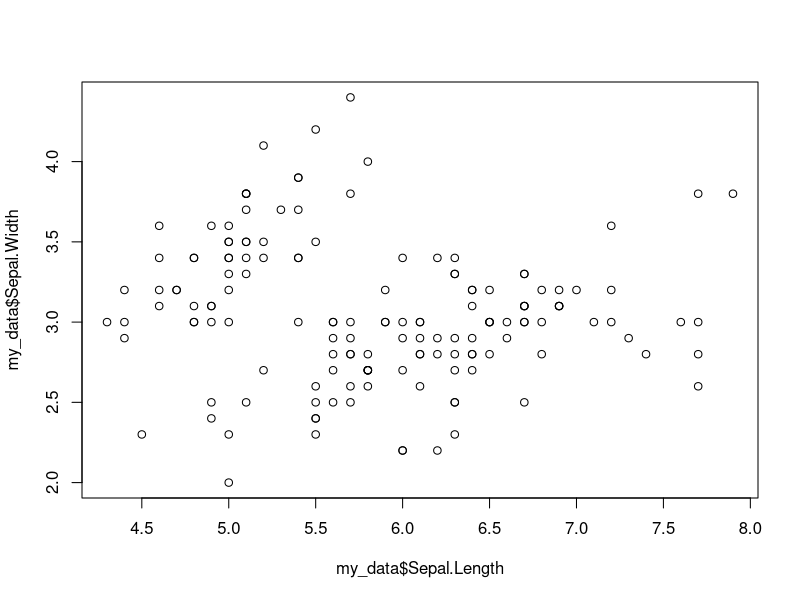
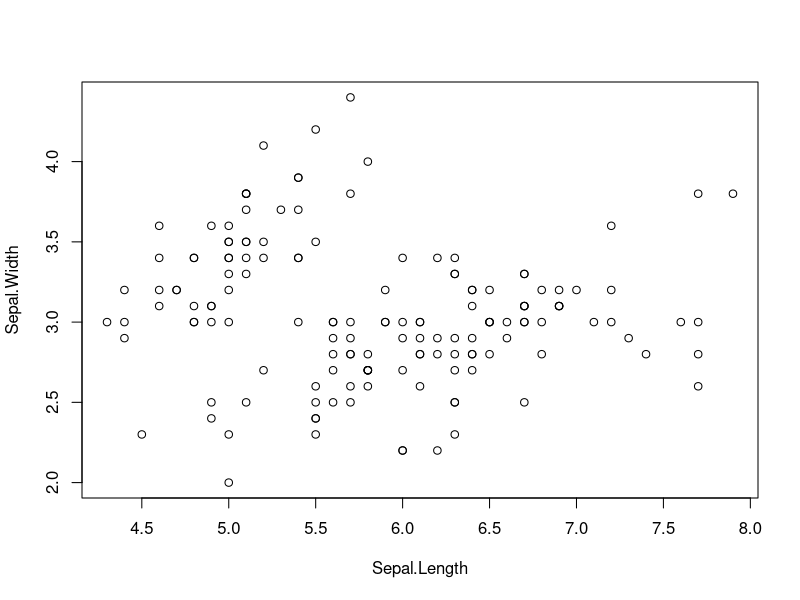
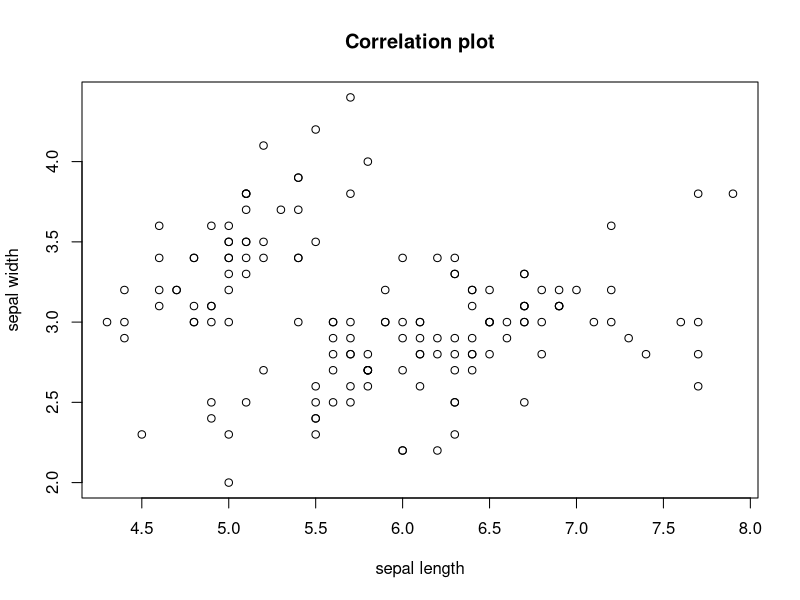
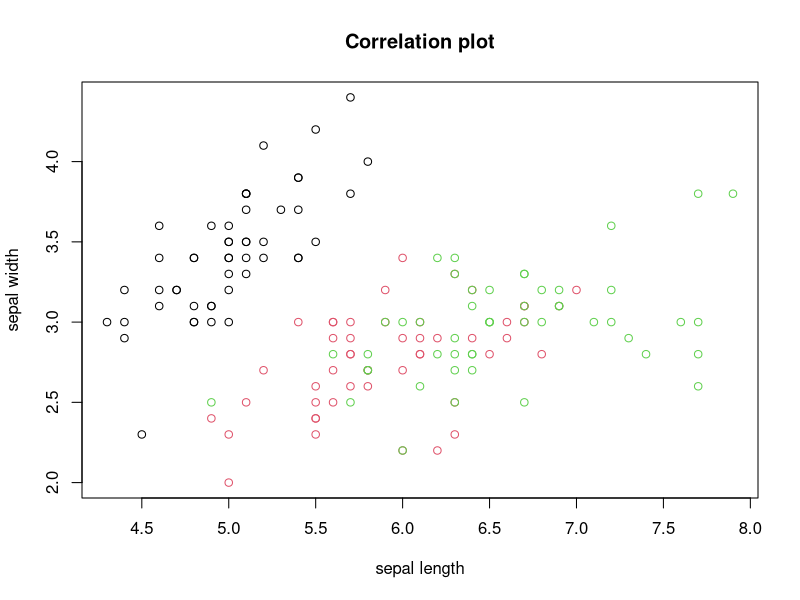
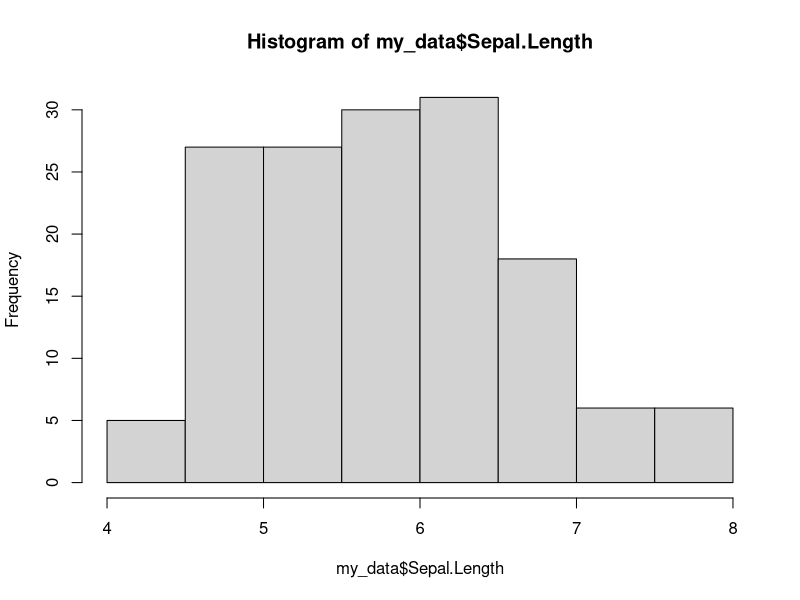
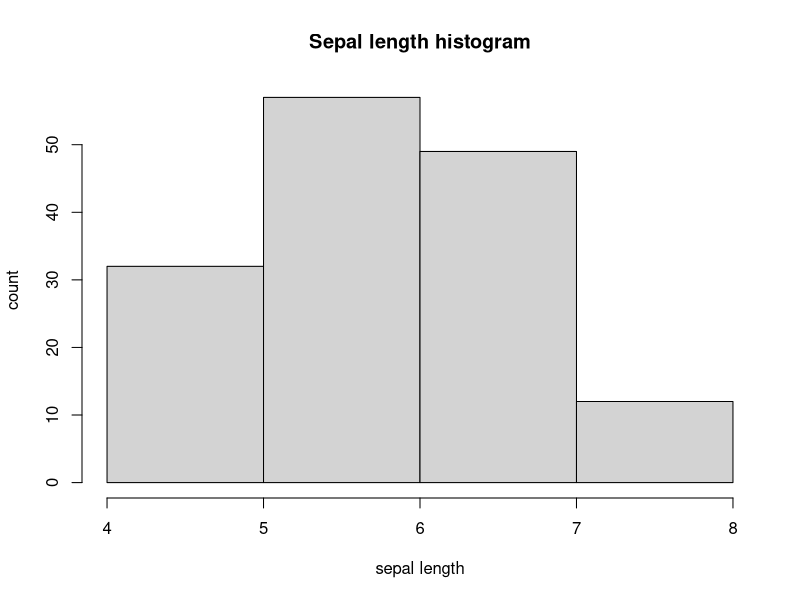
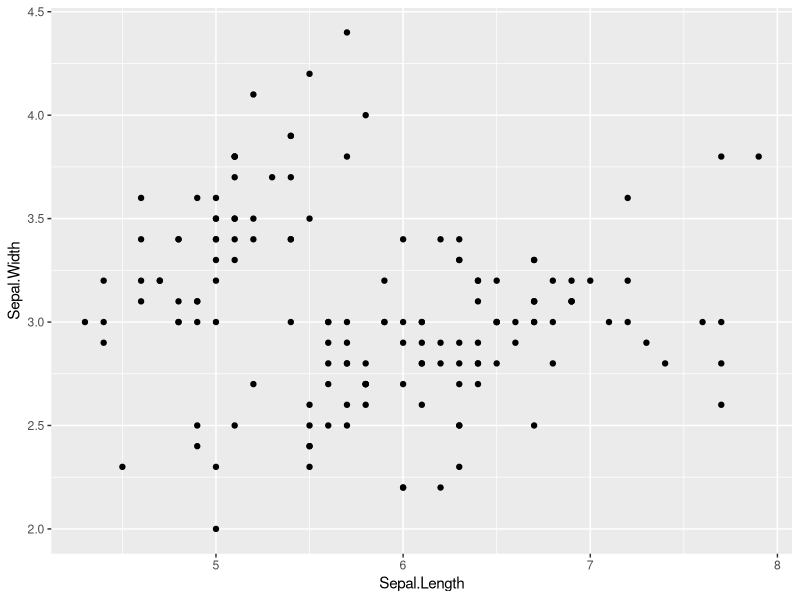
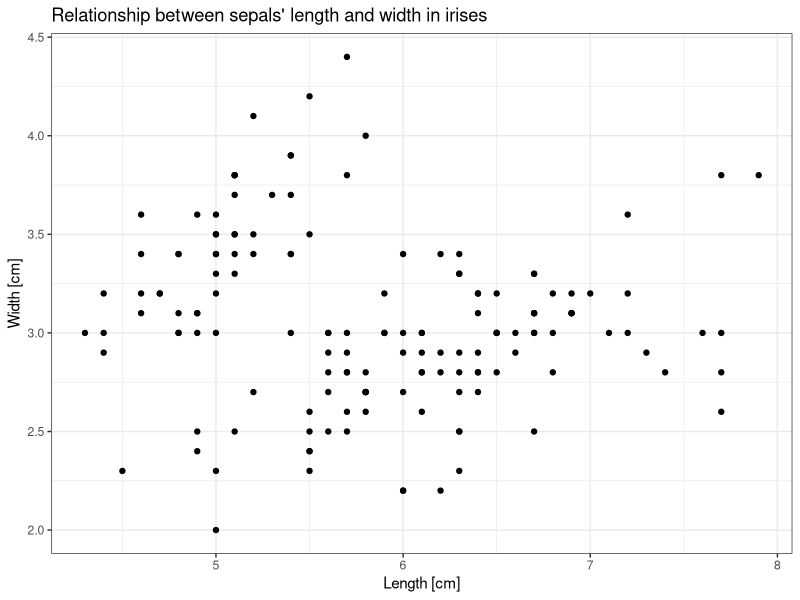

Here is the R script that generated these plots, in order:
## ---- chunk 1
knitr::opts_chunk$set(echo = FALSE)
## ---- chunk 2
my_data <- iris
my_data[1:10,]
summary(my_data)
## ---- chunk 3
plot(x = my_data$Sepal.Length, y = my_data$Sepal.Width)
## ---- chunk 4
plot(Sepal.Width ~ Sepal.Length, data = my_data)
## ---- chunk 5
plot(Sepal.Width ~ Sepal.Length, data = my_data, xlab = "sepal length", ylab = "sepal width", main = "Correlation plot")
## ---- chunk 6
plot(Sepal.Width ~ Sepal.Length, data = my_data,
     xlab = "sepal length",
     ylab = "sepal width",
     main = "Correlation plot",
     col = my_data$Species)
## ---- chunk 7
hist(my_data$Sepal.Length)
## ---- chunk 8
hist(my_data$Sepal.Length,
     xlab = "sepal length",
     ylab = "count",
     main = "Sepal length histogram",
     breaks = 4)
## ---- chunk 9
library(ggplot2)
ggplot(my_data) +
  geom_point(aes(x = Sepal.Length, y = Sepal.Width))
## ---- chunk 10
ggplot(my_data) +
  geom_point(aes(x = Sepal.Length, y = Sepal.Width)) +
  theme_bw() +
  labs(x = "Length [cm]", y = "Width [cm]", title = "Relationship between sepals' length and width in irises")
## ---- chunk 11
ggplot(my_data) +
  geom_point(aes(x = Sepal.Length, y = Sepal.Width, color = Species)) +
  theme_bw() +
  labs(x = "Length [cm]", y = "Width [cm]", title = "Relationship between sepals' length and width in irises")
## ---- chunk 12
ggplot(my_data) +
  geom_point(aes(x = Sepal.Length, y = Sepal.Width, color = Species)) +
  theme_bw() +
  labs(x = "Length [cm]", y = "Width [cm]", title = "Relationship between sepals' length and width in irises") +
  geom_smooth(aes(x = Sepal.Length, y = Sepal.Width), method = "lm")
## ---- chunk 13
ggplot(my_data) +
  geom_point(aes(x = Sepal.Length, y = Sepal.Width, color = Species)) +
  theme_bw() +
  labs(x = "Length [cm]", y = "Width [cm]", title = "Relationship between sepals' length and width in irises") +
  geom_smooth(aes(x = Sepal.Length, y = Sepal.Width, color = Species), method = "lm")

## ---- chunk 14
ggplot(my_data) +
  theme_bw() +
  labs(x = "Length [cm]", y = "Width [cm]", title = "Relationship between sepals' length and width in irises") +
  geom_line(aes(x = Sepal.Length, y = Sepal.Width, color = Species))
## ---- chunk 15
ggplot(my_data) +
  geom_boxplot(aes(x = Species, y = Sepal.Length)) +
  theme_bw() +
  labs(x = "Species", y = "Length of sepal [cm]", title = "Sepal length across iris species") 

## ---- chunk 16
ggplot(my_data) +
  geom_histogram(aes(x = Sepal.Length ), fill =  "white", color = "black") +
  theme_bw() +
  labs(x  = "Length of sepal [cm]", y = "Number of observations", title = "Histogram of sepals' length observation")
## ---- chunk 17
ggplot(my_data) +
  geom_histogram(aes(x = Sepal.Length, y = (..count..)/sum(..count..)), color = "black") +
  theme_bw() +
  labs(x  = "Length of sepal [cm]", y = "Frequency", title = "Histogram of sepals' length observation")
## ---- chunk 18
ggplot(my_data) +
  geom_histogram(aes(x = Sepal.Length, y = (..density..)), fill = "white", color = "black") +
  theme_bw() +
  labs(x  = "Length of sepal [cm]", y = "Frequency", title = "Histogram of sepals' length observation") + 
  geom_density(aes(x = Sepal.Length, y = (..density..)), fill = "pink", alpha = 0.5)
## ---- chunk 19
ggplot(my_data) +
  geom_histogram(aes(x = Sepal.Length, y = (..density..)), fill = "white", color = "black") +
  theme_bw() +
  labs(x  = "Length of sepal [cm]", y = "Frequency", title = "Histogram of sepals' length observation") + 
  geom_density(aes(x = Sepal.Length, y = (..density..),
                   color = Species,
                   fill = Species), alpha = 0.1, color = "black")

## ---- chunk 20
ggsave("plot_ggsave.png")
